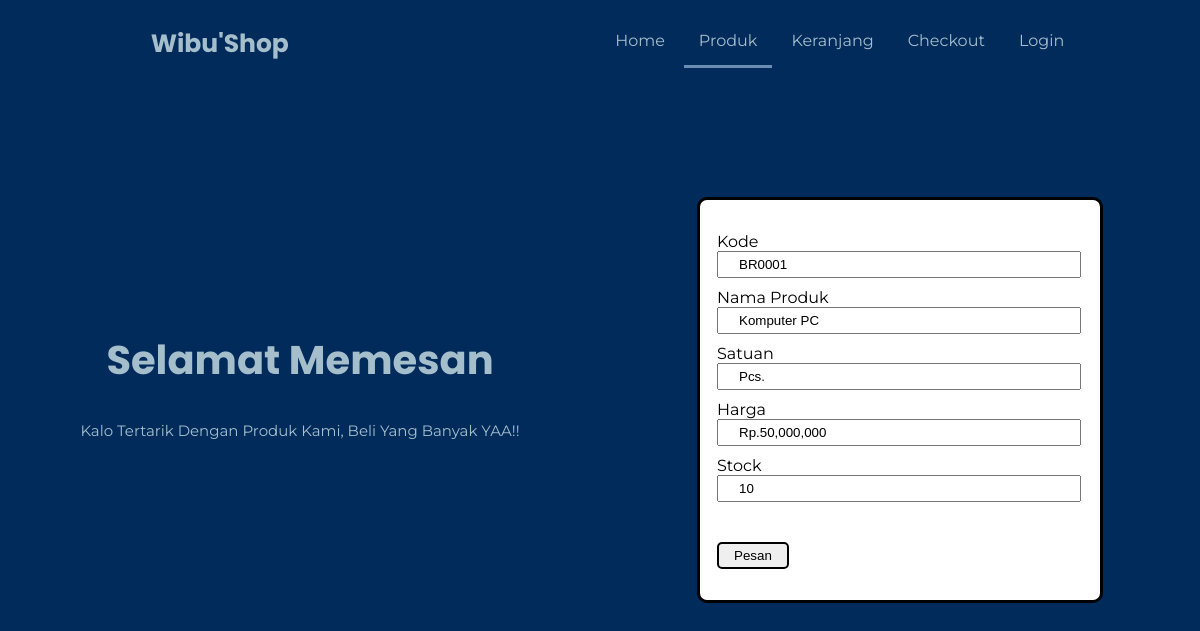
The page /pesan-produk.php?kode=BR0001 on the database its author committed.
### tables this page shows
CREATE TABLE `produk` (
  `id_produk` varchar(10) NOT NULL,
  `nm_produk` varchar(30) NOT NULL,
  `satuan` varchar(10) NOT NULL,
  `harga` decimal(10,0) NOT NULL DEFAULT 0,
  `stock` int(3) NOT NULL DEFAULT 0
);

### pesan-produk.php (the view, shortened to what this page needs)
<?php
include_once('config.php');
if(isset($_GET['kode'])){
    $edit = mysqli_query($koneksi, "SELECT * FROM produk WHERE id_produk = '".$_GET['kode']."' ");
    $dataEdit = mysqli_fetch_array($edit);
}
?>
<!DOCTYPE html>
<html lang="en">
<head>
    <link rel="stylesheet" href="style/style-pesan.css?<?php echo time()?>">
</head>
<body>
<div class="nav">
        <div class="logo">
                <a href="">
                    <p>Wibu'Shop</p>
                </a>
            </div>
            <ul>
                <li class="home"><a href="home.php">Home</a></li>
                <li class="produk"><a href="produk.php">Produk</a></li>
                <li class="keranjang"><a href="keranjang.php">Keranjang</a></li>
                <li class="checkout"><a href="checkout.php">Checkout</a></li>
                <?php
                if(isset($_SESSION['pelanggan'])){?>
                    <li class="logout"><a href="login/logout.php">Logout</a></li>
                <?php
                }else{?>
                    <li class="logout"><a href="login-user.php">Login</a></li>
                <?php
                }
                ?>
            </ul>
        </div>
    <div class="wrapper">
        <div class="left">
            <div class="header">
                <h1>Selamat Memesan</h1>
            </div>
            <div class="content-header">
                <p>Kalo Tertarik Dengan Produk Kami, Beli Yang Banyak YAA!!</p>
                <br>
            </div>
        </div>
    <div class="right">
        <form action="" method="post">
            <div>
                <label for="kode">Kode</label>
                <input type="text" name="id_produk" id="kode" value="<?Php echo $dataEdit['id_produk'] ?>" readonly>
                <label for="nama">Nama Produk</label>
                <input type="text" name="nm_produk" id="nama" value="<?Php echo $dataEdit['nm_produk'] ?>" readonly>
                <label for="satuan">Satuan</label>
                <input type="text" name="satuan" id="satuan" value="<?Php echo $dataEdit['satuan'] ?>" readonly>
                <label for="harga">Harga</label>
                <input type="text" name="harga" id="harga" value="Rp.<?Php echo number_format($dataEdit['harga']) ?>" readonly/>
                <label for="stok">Stock</label>
                <input type="text" name="stock" id="stok" value="<?Php echo $dataEdit['stock'] ?>" readonly>
                <button class="simpan" name="edit">
                    <a href="beli.php?kode=<?php echo $dataEdit['id_produk'] ?>">Pesan</a>
                </button>
            </div>
        </form>
    </div>
    </div>
</body>
</html>

### style/style-pesan.css (style rules this page uses)
:root { --montserrat: 'Montserrat', sans-serif; --poppins: 'Poppins', sans-serif; }
html { margin: 0; padding: 0; width: 100%; }
body { margin: 0; padding: 0; width: 100%; height: 100%; background-color: #002B5B; display: block; }
.logo { float: left; padding: 0px 30px; font-family: var(--poppins); font-size: 25px; font-weight: bold; }
.logo a { text-decoration: none; color: #A5BECC; }
.nav { position: absolute; top: 0; left: 0; margin: 0; padding: 0; height: 80px; width: 100%; display: flex; justify-content: space-around; }
.nav ul { list-style: none; cursor: pointer; float: left; }
.nav ul li { list-style: none; display: inline-block; padding: 15px 15px; }
.nav ul li a { color: #A5BECC; text-decoration: none; font-weight: 400; font-family: var(--montserrat); }
.nav ul .produk { border-bottom: 3px solid #688eb4; }
.header { text-align: center; position: absolute; top: 45%; left: 25%; transform: translate(-50%, -50%); }
.header h1 { color: #A5BECC; text-align: left; font-family: var(--poppins); font-size: 40px; }
.content-header { position: absolute; transform: translate(-50%, -50%); top: 55%; left: 25%; color: #A5BECC; font-family: var(--montserrat); font-size: 15px; text-align: center; }
.wrapper { width: 100%; height: 100vh; display: flex; }
.wrapper .left, .right { width: 50%; display: flex; justify-content: center; align-items: center; flex-direction: column; }
.wrapper .right form { width: 400px; height: 400px; display: flex; align-items: center; background-color: #fff; border-radius: 10px; border: 3px solid #000; font-family: var(--montserrat); }
.wrapper .right form div { padding: 10px 17px; }
.wrapper .right form input { width: 320px; padding: 4px 20px; margin-bottom: 10px; }
.wrapper .right form .simpan { padding: 4px 10px; margin-top: 30px; border: 2px solid #000; text-align: center; border-radius: 5px; }
.wrapper .right form .simpan a { text-decoration: none; color: #000; padding: 5px; }

### rows shown on the page
produk: id_produk "BR0001", nm_produk "Komputer PC", satuan "Pcs.", harga "Rp.50,000,000", stock "10"
